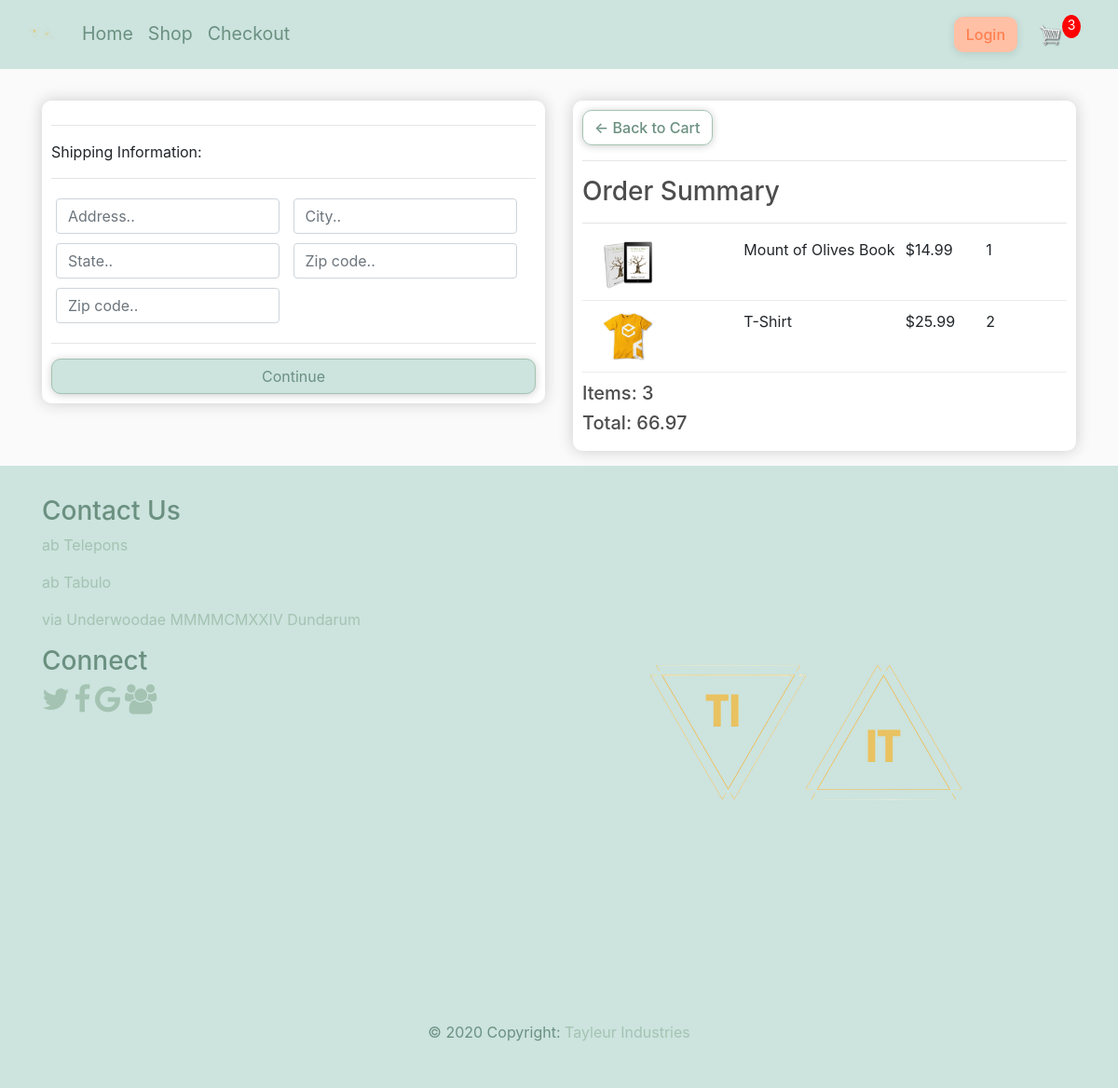
/checkout/ (signed in), run on an earlier commit of the app's database.
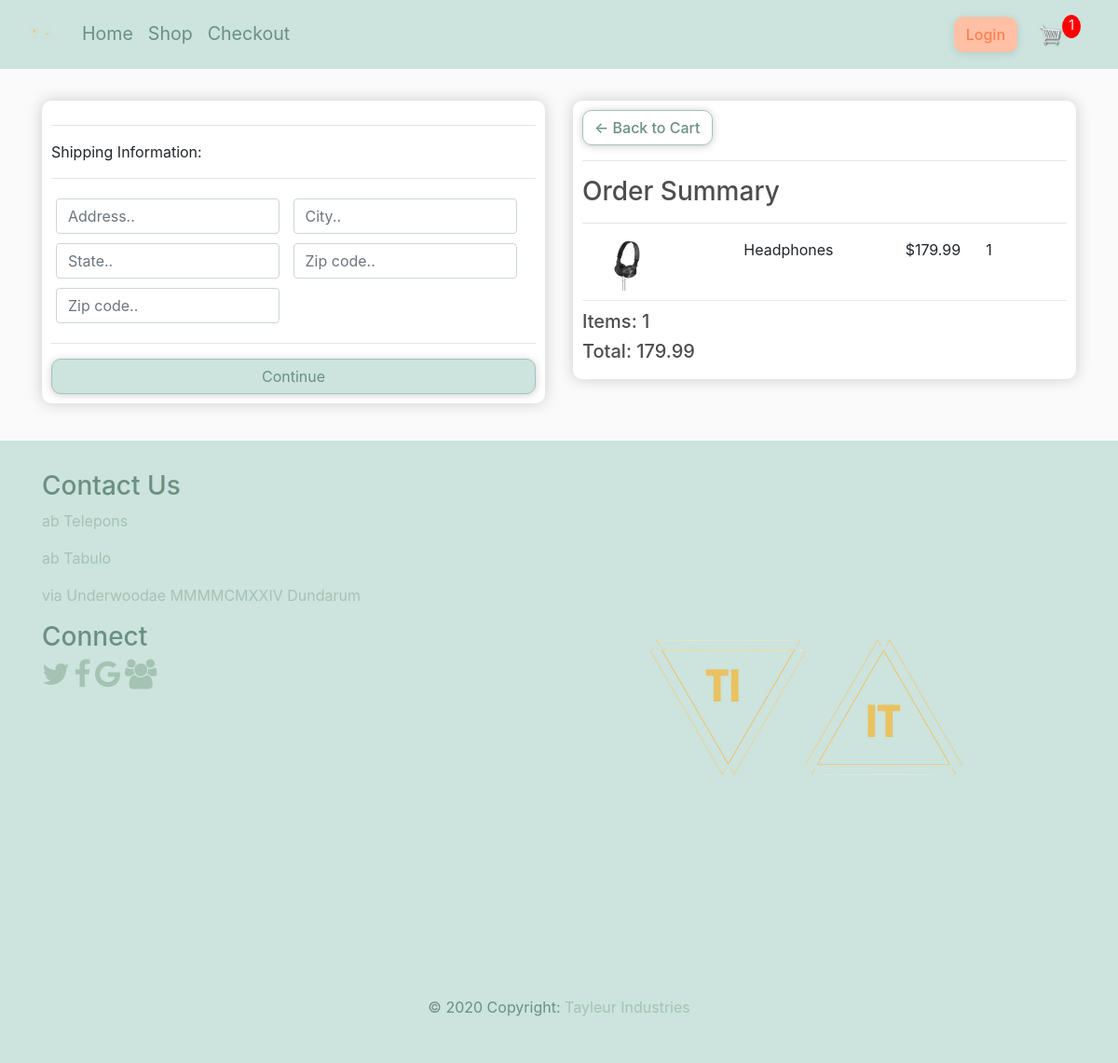
And on a later commit of the database.
### shop/models.py (models this page shows, shortened)
class OrderItem(models.Model):                          #aka the cart
    product = models.ForeignKey(Product, on_delete=models.SET_NULL, null=True, blank=True)                     #create a many to one relationship between Order and Customer. many Customer attributes to one order
    order = models.ForeignKey(Order, on_delete=models.SET_NULL, null=True, blank=True)
    quantity = models.IntegerField(default=0, null=True, blank=True)
    date_added = models.DateTimeField(auto_now_add=True)
    @property
    def get_total(self):                    #logic to get the total of your cart. remember "OrderItem" is aka for Cart
        total = (self.product.price * self.quantity)
        return total

class Product(models.Model):
    name = models.CharField(max_length=200)
    price = models.FloatField()
    digital = models.BooleanField(default=False, null=True, blank=True)       #a booleanfield, havent seen before, but represents a yes or no, true or false secnario.  is this product digital or phyical
    description = models.CharField(max_length=50, blank=True)
    image = models.ImageField(null=True, blank=True)
    @property                               #little decorator thingy allows you to make queries within your model class so that you can call on it as an object of the class in your views. see lines 24-30 in views.py
    def imageURL(self):                     #this little number is a fix for our shop page incase a product doesnt have an image.
        try:
            url = self.image.url
        except:
            url = ''
        return url

class Order(models.Model):
    customer = models.ForeignKey(Customer, on_delete=models.SET_NULL, null=True, blank=True)                     #create a many to one relationship between Order and Customer. many Customer attributes to one order
    date_ordered = models.DateTimeField(auto_now_add=True)                  #grabs current time, just copy paste
    complete = models.BooleanField(default=False)
    transaction_id = models.CharField(max_length=100, null=True)
    @property
    def shipping(self):
        shipping = False
        orderitems = self.orderitem_set.all()
        for i in orderitems:
            if i.product.digital == False:
                shipping = True
        return shipping
    @property
    def get_cart_total(self):
        orderitems = self.orderitem_set.all()
        total = sum([item.get_total for item in orderitems])
        return total
    @property
    def get_cart_items(self):
        orderitems = self.orderitem_set.all()
        total = sum([item.quantity for item in orderitems])
        return total

### shop/views.py (the view)
# urls.py: path('checkout/', views.checkoutView, name="checkout"),
def checkoutView(request):
	data = cartData(request)
	cartItems = data['cartItems']
	order = data['order']
	items = data['items']
	context = {'items':items, 'order':order, 'cartItems':cartItems}
	return render(request, 'shop/checkout.html', context)

### shop/utils.py (called while the page is built)
def cartData(request):
	if request.user.is_authenticated:
		customer = request.user.customer
		order, created = Order.objects.get_or_create(customer=customer, complete=False)
		items = order.orderitem_set.all()
		cartItems = order.get_cart_items
	else:
		cookieData = cookieCart(request)
		cartItems = cookieData['cartItems']
		order = cookieData['order']
		items = cookieData['items']
	return {'cartItems':cartItems ,'order':order, 'items':items}

### shop/templates/shop/checkout.html (shortened to what this page needs)
{% extends 'shop/home.html' %}
{% load static %}
{% block content %}
<div class="row">
		<div class="col-lg-6">
			<div class="box-element" id="form-wrapper">
				<form id="form">
					<div id="shipping-info">
						<hr>
						<p>Shipping Information:</p>
						<hr>
						<div class="form-field">
							<input class="form-control" type="text" name="address" placeholder="Address..">
						</div>
						<div class="form-field">
							<input class="form-control" type="text" name="city" placeholder="City..">
						</div>
						<div class="form-field">
							<input class="form-control" type="text" name="state" placeholder="State..">
						</div>
						<div class="form-field">
							<input class="form-control" type="text" name="zipcode" placeholder="Zip code..">
						</div>
						<div class="form-field">
							<input class="form-control" type="text" name="country" placeholder="Zip code..">
						</div>
					</div>
					<hr>
					<input id="form-button" class="btn btn-primary btn-block" type="submit" value="Continue">
				</form>
			</div>
			<br>
		</div>
		<div class="col-lg-6">
			<div class="box-element">
				<a  class="btn btn-secondary" href="{% url 'cart' %}">&#x2190; Back to Cart</a>
				<hr>
				<h3>Order Summary</h3>
				<hr>
				{% for item in items %}
				<div class="cart-row">
					<div style="flex:2"><img class="row-image" src="{{item.product.imageURL}}"></div>
					<div style="flex:2"><p>{{item.product.name}}</p></div>
					<div style="flex:1"><p>${{item.product.price|floatformat:2}}</p></div>
					<div style="flex:1"><p>{{item.quantity}}</p></div>
				</div>
				{% endfor %}
				<h5>Items:   {{order.get_cart_items}}</h5>
				<h5>Total:   {{order.get_cart_total|floatformat:2}}</h5>
			</div>
		</div>
	</div>
{% endblock content %}

What changed in the data, as far as the page shows it:
removed OrderItem: product.imageURL (picture), product.name "Mount of Olives Book", product.price "14.99", quantity "1"
removed OrderItem: product.imageURL (picture), product.name "T-Shirt", product.price "25.99", quantity "2"
no longer on this page (row edited): Order: get_cart_items "3", get_cart_total "66.97"
added OrderItem: product.imageURL (picture), product.name "Headphones", product.price "179.99", quantity "1"
added Order: get_cart_items "1", get_cart_total "179.99"
Also different on the page:
{{ cartItems }}: "3" → "1"
